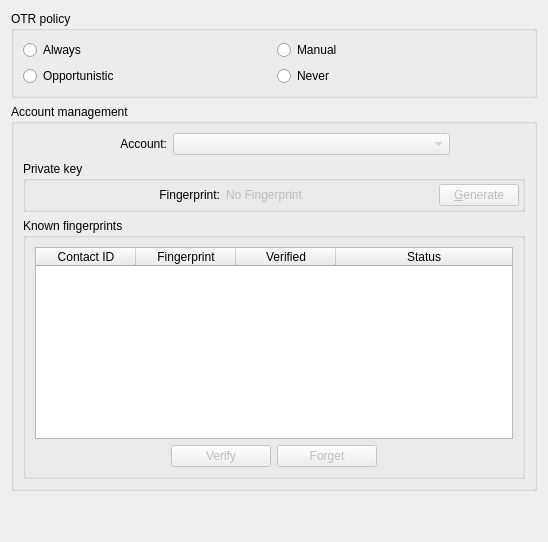
<?xml version="1.0" encoding="UTF-8"?>
<ui version="4.0">
 <class>OTRConfigUi</class>
 <widget class="QWidget" name="OTRConfigUi">
  <property name="geometry">
   <rect>
    <x>0</x>
    <y>0</y>
    <width>548</width>
    <height>542</height>
   </rect>
  </property>
  <property name="windowTitle">
   <string>OTR Preferences</string>
  </property>
  <layout class="QGridLayout">
   <item row="0" column="0">
    <layout class="QGridLayout" name="mainLayout">
     <item row="3" column="0">
      <widget class="QGroupBox" name="gbPolicy">
       <property name="title">
        <string>OTR policy</string>
       </property>
       <layout class="QGridLayout">
        <item row="0" column="0">
         <widget class="QRadioButton" name="rbAlways">
          <property name="toolTip">
           <string>Always encrypt messages</string>
          </property>
          <property name="text">
           <string>Always</string>
          </property>
          <property name="checked">
           <bool>false</bool>
          </property>
          <attribute name="buttonGroup">
           <string notr="true">policyGroupButtons</string>
          </attribute>
         </widget>
        </item>
        <item row="1" column="0">
         <widget class="QRadioButton" name="rbOpportunistic">
          <property name="toolTip">
           <string>Automatically encrypt messages if the other side supports OTR</string>
          </property>
          <property name="text">
           <string>Opportunistic</string>
          </property>
          <attribute name="buttonGroup">
           <string notr="true">policyGroupButtons</string>
          </attribute>
         </widget>
        </item>
        <item row="0" column="1">
         <widget class="QRadioButton" name="rbManual">
          <property name="toolTip">
           <string>Encrypt messages if the other side requests an OTR connection</string>
          </property>
          <property name="text">
           <string>Manual</string>
          </property>
          <property name="checked">
           <bool>false</bool>
          </property>
          <attribute name="buttonGroup">
           <string notr="true">policyGroupButtons</string>
          </attribute>
         </widget>
        </item>
        <item row="1" column="1">
         <widget class="QRadioButton" name="rbNever">
          <property name="toolTip">
           <string>Never encrypt messages</string>
          </property>
          <property name="text">
           <string>Never</string>
          </property>
          <attribute name="buttonGroup">
           <string notr="true">policyGroupButtons</string>
          </attribute>
         </widget>
        </item>
       </layout>
      </widget>
     </item>
     <item row="5" column="0">
      <spacer>
       <property name="orientation">
        <enum>Qt::Vertical</enum>
       </property>
       <property name="sizeHint" stdset="0">
        <size>
         <width>20</width>
         <height>161</height>
        </size>
       </property>
      </spacer>
     </item>
     <item row="4" column="0">
      <widget class="QGroupBox" name="gbAccountManagement">
       <property name="enabled">
        <bool>true</bool>
       </property>
       <property name="sizePolicy">
        <sizepolicy hsizetype="Expanding" vsizetype="Fixed">
         <horstretch>0</horstretch>
         <verstretch>0</verstretch>
        </sizepolicy>
       </property>
       <property name="title">
        <string>Account management</string>
       </property>
       <layout class="QGridLayout">
        <item row="0" column="6">
         <spacer name="horizontalSpacer">
          <property name="orientation">
           <enum>Qt::Horizontal</enum>
          </property>
          <property name="sizeType">
           <enum>QSizePolicy::Minimum</enum>
          </property>
          <property name="sizeHint" stdset="0">
           <size>
            <width>40</width>
            <height>20</height>
           </size>
          </property>
         </spacer>
        </item>
        <item row="1" column="0" colspan="7">
         <widget class="QGroupBox" name="gbPrivKey">
          <property name="sizePolicy">
           <sizepolicy hsizetype="Expanding" vsizetype="Expanding">
            <horstretch>0</horstretch>
            <verstretch>0</verstretch>
           </sizepolicy>
          </property>
          <property name="title">
           <string>Private key</string>
          </property>
          <layout class="QGridLayout" name="gridLayout_2">
           <property name="leftMargin">
            <number>3</number>
           </property>
           <property name="topMargin">
            <number>3</number>
           </property>
           <property name="rightMargin">
            <number>3</number>
           </property>
           <property name="bottomMargin">
            <number>3</number>
           </property>
           <item row="0" column="1">
            <widget class="QLabel" name="label">
             <property name="sizePolicy">
              <sizepolicy hsizetype="Preferred" vsizetype="Preferred">
               <horstretch>0</horstretch>
               <verstretch>0</verstretch>
              </sizepolicy>
             </property>
             <property name="text">
              <string>Fingerprint:</string>
             </property>
             <property name="alignment">
              <set>Qt::AlignRight|Qt::AlignTrailing|Qt::AlignVCenter</set>
             </property>
            </widget>
           </item>
           <item row="0" column="3">
            <spacer name="horizontalSpacer_2">
             <property name="orientation">
              <enum>Qt::Horizontal</enum>
             </property>
             <property name="sizeType">
              <enum>QSizePolicy::Expanding</enum>
             </property>
             <property name="sizeHint" stdset="0">
              <size>
               <width>40</width>
               <height>20</height>
              </size>
             </property>
            </spacer>
           </item>
           <item row="0" column="4">
            <widget class="QPushButton" name="btGenFingerprint">
             <property name="enabled">
              <bool>false</bool>
             </property>
             <property name="sizePolicy">
              <sizepolicy hsizetype="Fixed" vsizetype="Expanding">
               <horstretch>0</horstretch>
               <verstretch>0</verstretch>
              </sizepolicy>
             </property>
             <property name="text">
              <string>&amp;Generate</string>
             </property>
            </widget>
           </item>
           <item row="0" column="2">
            <widget class="QLabel" name="tlFingerprint">
             <property name="enabled">
              <bool>false</bool>
             </property>
             <property name="sizePolicy">
              <sizepolicy hsizetype="Preferred" vsizetype="Expanding">
               <horstretch>0</horstretch>
               <verstretch>0</verstretch>
              </sizepolicy>
             </property>
             <property name="frameShape">
              <enum>QFrame::NoFrame</enum>
             </property>
             <property name="text">
              <string>No Fingerprint</string>
             </property>
             <property name="alignment">
              <set>Qt::AlignVCenter</set>
             </property>
             <property name="wordWrap">
              <bool>false</bool>
             </property>
             <property name="textInteractionFlags">
              <set>Qt::LinksAccessibleByMouse|Qt::TextSelectableByMouse</set>
             </property>
            </widget>
           </item>
           <item row="0" column="0">
            <spacer name="horizontalSpacer_4">
             <property name="orientation">
              <enum>Qt::Horizontal</enum>
             </property>
             <property name="sizeHint" stdset="0">
              <size>
               <width>40</width>
               <height>20</height>
              </size>
             </property>
            </spacer>
           </item>
          </layout>
         </widget>
        </item>
        <item row="0" column="0">
         <spacer name="horizontalSpacer_3">
          <property name="orientation">
           <enum>Qt::Horizontal</enum>
          </property>
          <property name="sizeType">
           <enum>QSizePolicy::Minimum</enum>
          </property>
          <property name="sizeHint" stdset="0">
           <size>
            <width>40</width>
            <height>20</height>
           </size>
          </property>
         </spacer>
        </item>
        <item row="2" column="0" colspan="7">
         <widget class="QGroupBox" name="gbFingerprints">
          <property name="title">
           <string>Known fingerprints</string>
          </property>
          <layout class="QGridLayout" name="gridLayout_3">
           <item row="3" column="2">
            <widget class="QPushButton" name="btForget">
             <property name="enabled">
              <bool>false</bool>
             </property>
             <property name="sizePolicy">
              <sizepolicy hsizetype="Fixed" vsizetype="Fixed">
               <horstretch>0</horstretch>
               <verstretch>0</verstretch>
              </sizepolicy>
             </property>
             <property name="minimumSize">
              <size>
               <width>100</width>
               <height>0</height>
              </size>
             </property>
             <property name="text">
              <string>Forget</string>
             </property>
            </widget>
           </item>
           <item row="3" column="1">
            <widget class="QPushButton" name="btVerify">
             <property name="enabled">
              <bool>false</bool>
             </property>
             <property name="sizePolicy">
              <sizepolicy hsizetype="Fixed" vsizetype="Fixed">
               <horstretch>0</horstretch>
               <verstretch>0</verstretch>
              </sizepolicy>
             </property>
             <property name="minimumSize">
              <size>
               <width>100</width>
               <height>0</height>
              </size>
             </property>
             <property name="text">
              <string>Verify</string>
             </property>
            </widget>
           </item>
           <item row="3" column="0">
            <spacer name="horizontalSpacer_5">
             <property name="orientation">
              <enum>Qt::Horizontal</enum>
             </property>
             <property name="sizeHint" stdset="0">
              <size>
               <width>40</width>
               <height>20</height>
              </size>
             </property>
            </spacer>
           </item>
           <item row="3" column="3">
            <spacer name="horizontalSpacer_6">
             <property name="orientation">
              <enum>Qt::Horizontal</enum>
             </property>
             <property name="sizeHint" stdset="0">
              <size>
               <width>40</width>
               <height>20</height>
              </size>
             </property>
            </spacer>
           </item>
           <item row="1" column="0" colspan="4">
            <widget class="QTableWidget" name="tbFingerprints">
             <property name="editTriggers">
              <set>QAbstractItemView::NoEditTriggers</set>
             </property>
             <property name="selectionMode">
              <enum>QAbstractItemView::SingleSelection</enum>
             </property>
             <property name="selectionBehavior">
              <enum>QAbstractItemView::SelectRows</enum>
             </property>
             <property name="columnCount">
              <number>4</number>
             </property>
             <attribute name="horizontalHeaderCascadingSectionResizes">
              <bool>false</bool>
             </attribute>
             <attribute name="horizontalHeaderShowSortIndicator" stdset="0">
              <bool>false</bool>
             </attribute>
             <attribute name="horizontalHeaderStretchLastSection">
              <bool>true</bool>
             </attribute>
             <attribute name="verticalHeaderCascadingSectionResizes">
              <bool>false</bool>
             </attribute>
             <column>
              <property name="text">
               <string>Contact ID</string>
              </property>
             </column>
             <column>
              <property name="text">
               <string>Fingerprint</string>
              </property>
             </column>
             <column>
              <property name="text">
               <string>Verified</string>
              </property>
             </column>
             <column>
              <property name="text">
               <string>Status</string>
              </property>
             </column>
            </widget>
           </item>
          </layout>
         </widget>
        </item>
        <item row="0" column="1">
         <widget class="QLabel" name="textLabel2">
          <property name="sizePolicy">
           <sizepolicy hsizetype="Preferred" vsizetype="Preferred">
            <horstretch>0</horstretch>
            <verstretch>0</verstretch>
           </sizepolicy>
          </property>
          <property name="text">
           <string>Account:</string>
          </property>
          <property name="alignment">
           <set>Qt::AlignRight|Qt::AlignTrailing|Qt::AlignVCenter</set>
          </property>
          <property name="wordWrap">
           <bool>false</bool>
          </property>
         </widget>
        </item>
        <item row="0" column="2" colspan="4">
         <widget class="QComboBox" name="cbAccounts">
          <property name="enabled">
           <bool>false</bool>
          </property>
          <property name="sizePolicy">
           <sizepolicy hsizetype="Expanding" vsizetype="Expanding">
            <horstretch>0</horstretch>
            <verstretch>0</verstretch>
           </sizepolicy>
          </property>
          <property name="maximumSize">
           <size>
            <width>400</width>
            <height>32767</height>
           </size>
          </property>
         </widget>
        </item>
       </layout>
      </widget>
     </item>
    </layout>
   </item>
  </layout>
 </widget>
 <resources/>
 <connections/>
 <buttongroups>
  <buttongroup name="policyGroupButtons"/>
 </buttongroups>
</ui>
